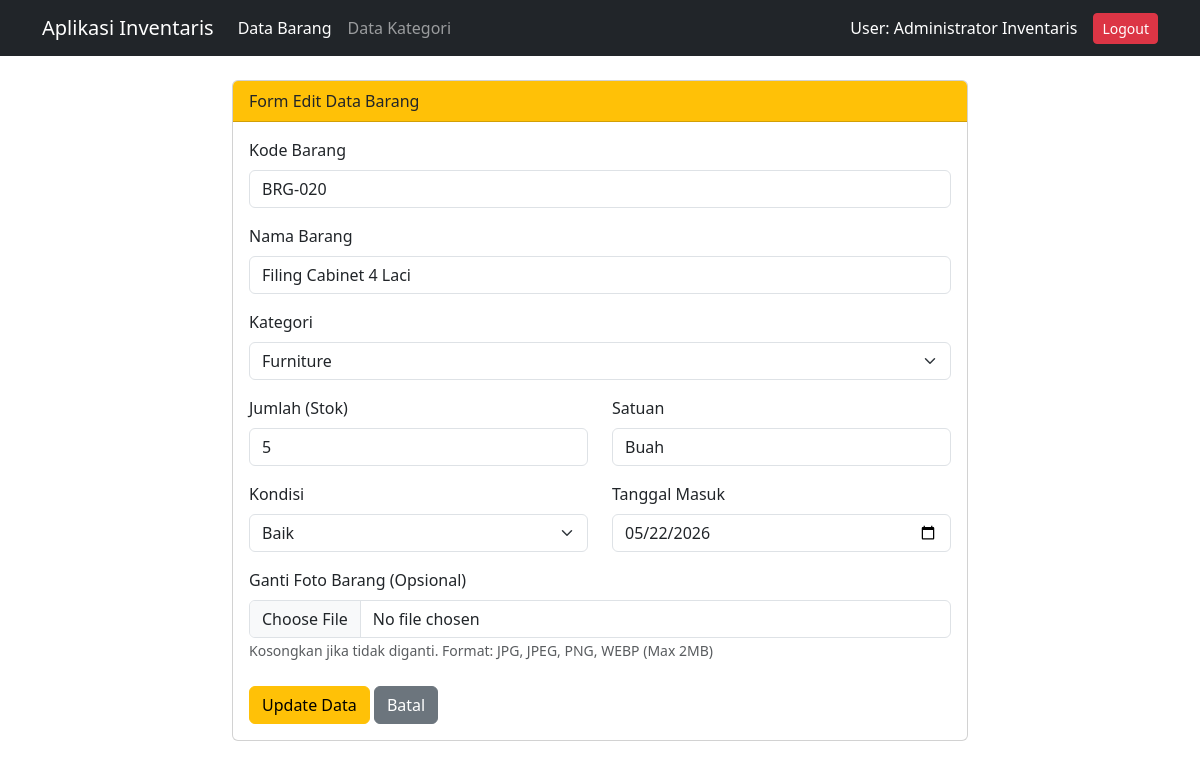
The page /barang_edit.php?id=20 (signed in) on the database its author committed.
### tables this page shows
CREATE TABLE IF NOT EXISTS `barang` (
  `id_barang` INT AUTO_INCREMENT PRIMARY KEY,
  `kode_barang` VARCHAR(30) NOT NULL UNIQUE,
  `nama_barang` VARCHAR(150) NOT NULL,
  `id_kategori` INT NOT NULL,
  `jumlah` INT NOT NULL DEFAULT 0,
  `satuan` VARCHAR(30) NOT NULL,
  `kondisi` ENUM('Baik', 'Rusak Ringan', 'Rusak Berat') NOT NULL DEFAULT 'Baik',
  `foto` VARCHAR(255) DEFAULT NULL,
  `tanggal_masuk` DATE NOT NULL,
  FOREIGN KEY (`id_kategori`) REFERENCES `kategori`(`id_kategori`) ON DELETE CASCADE ON UPDATE CASCADE
);

CREATE TABLE IF NOT EXISTS `kategori` (
  `id_kategori` INT AUTO_INCREMENT PRIMARY KEY,
  `nama_kategori` VARCHAR(100) NOT NULL,
  `keterangan` VARCHAR(255) DEFAULT NULL
);

### config/koneksi.php (called while the page is built, shortened)
<?php
function e($string) {
    return htmlspecialchars($string ?? '', ENT_QUOTES, 'UTF-8');
}
?>

### barang_edit.php (the view, shortened to what this page needs)
<?php
require_once 'config/koneksi.php';
$id_barang = isset($_GET['id']) ? intval($_GET['id']) : 0;
$query_get = "SELECT * FROM barang WHERE id_barang = ?";
$stmt_get = mysqli_prepare($koneksi, $query_get);
mysqli_stmt_bind_param($stmt_get, "i", $id_barang);
mysqli_stmt_execute($stmt_get);
$result_get = mysqli_stmt_get_result($stmt_get);
$data = mysqli_fetch_assoc($result_get);
$result_kategori = mysqli_query($koneksi, "SELECT * FROM kategori ORDER BY nama_kategori ASC");
?>
<!DOCTYPE html>
<html lang="id">
<head>
    <link href="https://cdn.jsdelivr.net/npm/bootstrap@5.3.0/dist/css/bootstrap.min.css" rel="stylesheet">
</head>
<body>
<nav class="navbar navbar-expand-lg navbar-dark bg-dark">
  <div class="container">
    <a class="navbar-brand" href="index.php">Aplikasi Inventaris</a>
    <div class="collapse navbar-collapse">
      <ul class="navbar-nav me-auto">
        <li class="nav-item"><a class="nav-link active" href="index.php">Data Barang</a></li>
        <li class="nav-item"><a class="nav-link" href="kategori.php">Data Kategori</a></li>
      </ul>
      <span class="text-white me-3">User: <?= e($_SESSION['nama_lengkap']); ?></span>
      <a href="logout.php" class="btn btn-danger btn-sm">Logout</a>
    </div>
  </div>
</nav>
<div class="container my-4">
    <div class="row justify-content-center">
        <div class="col-md-8">
            <div class="card">
                <div class="card-header bg-warning text-dark font-semibold">Form Edit Data Barang</div>
                <div class="card-body">
                    <form action="barang_edit.php?id=<?= $id_barang; ?>" method="POST" enctype="multipart/form-data">
                        <div class="mb-3">
                            <label class="form-label">Kode Barang</label>
                            <input type="text" name="kode_barang" class="form-control" value="<?= e($data['kode_barang']); ?>" required>
                        </div>
                        <div class="mb-3">
                            <label class="form-label">Nama Barang</label>
                            <input type="text" name="nama_barang" class="form-control" value="<?= e($data['nama_barang']); ?>" required>
                        </div>
                        <div class="mb-3">
                            <label class="form-label">Kategori</label>
                            <select name="id_kategori" class="form-select" required>
                                <?php while ($kat = mysqli_fetch_assoc($result_kategori)): ?>
                                    <option value="<?= $kat['id_kategori']; ?>" <?= ($data['id_kategori'] == $kat['id_kategori']) ? 'selected' : ''; ?>>
                                        <?= e($kat['nama_kategori']); ?>
                                    </option>
                                <?php endwhile; ?>
                            </select>
                        </div>
                        <div class="row mb-3">
                            <div class="col-md-6">
                                <label class="form-label">Jumlah (Stok)</label>
                                <input type="number" name="jumlah" class="form-control" min="0" value="<?= e($data['jumlah']); ?>" required>
                            </div>
                            <div class="col-md-6">
                                <label class="form-label">Satuan</label>
                                <input type="text" name="satuan" class="form-control" value="<?= e($data['satuan']); ?>" required>
                            </div>
                        </div>
                        <div class="row mb-3">
                            <div class="col-md-6">
                                <label class="form-label">Kondisi</label>
                                <select name="kondisi" class="form-select" required>
                                    <option value="Baik" <?= ($data['kondisi'] === 'Baik') ? 'selected' : ''; ?>>Baik</option>
                                </select>
                            </div>
                            <div class="col-md-6">
                                <label class="form-label">Tanggal Masuk</label>
                                <input type="date" name="tanggal_masuk" class="form-control" value="<?= e($data['tanggal_masuk']); ?>" required>
                            </div>
                        </div>
                        <div class="mb-3">
                            <label class="form-label">Ganti Foto Barang (Opsional)</label>
                            <input type="file" name="foto" class="form-control" accept="image/png, image/jpeg, image/jpg, image/webp">
                            <small class="text-muted">Kosongkan jika tidak diganti. Format: JPG, JPEG, PNG, WEBP (Max 2MB)</small>
                        </div>
                        <div class="mt-4">
                            <button type="submit" name="update" class="btn btn-warning">Update Data</button>
                            <a href="index.php" class="btn btn-secondary">Batal</a>
                        </div>
                    </form>
                </div>
            </div>
        </div>
    </div>
</div>
</body>
</html>

### rows shown on the page
barang: kode_barang "BRG-020", nama_barang "Filing Cabinet 4 Laci", id_kategori "Furniture", jumlah "5", satuan "Buah", kondisi "Baik", tanggal_masuk "05/22/2026"

### other values the page prints
$_SESSION['nama_lengkap'] "Administrator Inventaris"
